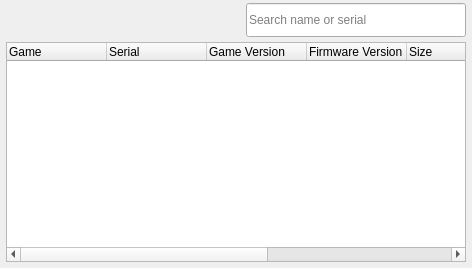
<?xml version="1.0" encoding="UTF-8"?>
<ui version="4.0">
 <class>ConfigurationListWidget</class>
 <widget class="QWidget" name="ConfigurationListWidget">
  <property name="geometry">
   <rect>
    <x>0</x>
    <y>0</y>
    <width>292</width>
    <height>268</height>
   </rect>
  </property>
  <property name="windowTitle">
   <string>Configurations</string>
  </property>
  <property name="styleSheet">
   <string notr="true" />
  </property>
  <layout class="QGridLayout" name="gridLayout">
   <property name="leftMargin">
    <number>0</number>
   </property>
   <property name="topMargin">
    <number>0</number>
   </property>
   <property name="rightMargin">
    <number>0</number>
   </property>
   <property name="bottomMargin">
    <number>0</number>
   </property>
   <item row="0" column="0">
    <layout class="QHBoxLayout" name="horizontalLayout_2">
     <property name="leftMargin">
      <number>6</number>
     </property>
     <property name="topMargin">
      <number>0</number>
     </property>
     <property name="rightMargin">
      <number>6</number>
     </property>
     <property name="bottomMargin">
      <number>6</number>
     </property>
     <item>
      <layout class="QVBoxLayout" name="verticalLayout">
       <property name="spacing">
        <number>4</number>
       </property>
       <property name="topMargin">
        <number>2</number>
       </property>
       <item>
        <layout class="QHBoxLayout" name="horizontalLayout">
         <property name="spacing">
          <number>4</number>
         </property>
         <item>
          <widget class="QToolButton" name="refresh_button">
           <property name="minimumSize">
            <size>
             <width>36</width>
             <height>36</height>
            </size>
           </property>
           <property name="text">
            <string />
           </property>
           <property name="iconSize">
            <size>
             <width>24</width>
             <height>24</height>
            </size>
           </property>
           <property name="autoRaise">
            <bool>true</bool>
           </property>
          </widget>
         </item>
         <item>
          <widget class="QToolButton" name="global_settings_button">
           <property name="minimumSize">
            <size>
             <width>36</width>
             <height>36</height>
            </size>
           </property>
           <property name="toolTip">
            <string>&lt;html&gt;&lt;head/&gt;&lt;body&gt;&lt;p&gt;Edit global settings&lt;/p&gt;&lt;/body&gt;&lt;/html&gt;</string>
           </property>
           <property name="text">
            <string />
           </property>
           <property name="iconSize">
            <size>
             <width>24</width>
             <height>24</height>
            </size>
           </property>
           <property name="autoRaise">
            <bool>true</bool>
           </property>
          </widget>
         </item>
         <item>
          <widget class="QToolButton" name="input_mapping_button">
           <property name="minimumSize">
            <size>
             <width>36</width>
             <height>36</height>
            </size>
           </property>
           <property name="toolTip">
            <string>Edit input mapping</string>
           </property>
           <property name="text">
            <string />
           </property>
           <property name="iconSize">
            <size>
             <width>24</width>
             <height>24</height>
            </size>
           </property>
           <property name="autoRaise">
            <bool>true</bool>
           </property>
          </widget>
         </item>
         <item>
          <widget class="QToolButton" name="wheel_button">
           <property name="minimumSize">
            <size>
             <width>36</width>
             <height>36</height>
            </size>
           </property>
           <property name="toolTip">
            <string>Map a racing wheel</string>
           </property>
           <property name="text">
            <string />
           </property>
           <property name="iconSize">
            <size>
             <width>24</width>
             <height>24</height>
            </size>
           </property>
           <property name="autoRaise">
            <bool>true</bool>
           </property>
          </widget>
         </item>
         <item>
          <widget class="QToolButton" name="edit_button">
           <property name="minimumSize">
            <size>
             <width>36</width>
             <height>36</height>
            </size>
           </property>
           <property name="toolTip">
            <string>Edit game config</string>
           </property>
           <property name="text">
            <string />
           </property>
           <property name="iconSize">
            <size>
             <width>24</width>
             <height>24</height>
            </size>
           </property>
           <property name="autoRaise">
            <bool>true</bool>
           </property>
          </widget>
         </item>
         <item>
          <widget class="QToolButton" name="delete_button">
           <property name="minimumSize">
            <size>
             <width>36</width>
             <height>36</height>
            </size>
           </property>
           <property name="toolTip">
            <string>Clear game config</string>
           </property>
           <property name="styleSheet">
            <string notr="true" />
           </property>
           <property name="text">
            <string />
           </property>
           <property name="iconSize">
            <size>
             <width>24</width>
             <height>24</height>
            </size>
           </property>
           <property name="autoRaise">
            <bool>true</bool>
           </property>
          </widget>
         </item>
         <item>
          <spacer name="horizontalSpacer">
           <property name="orientation">
            <enum>Qt::Horizontal</enum>
           </property>
           <property name="sizeHint" stdset="0">
            <size>
             <width>40</width>
             <height>20</height>
            </size>
           </property>
          </spacer>
         </item>
         <item>
          <widget class="QLineEdit" name="search_line_edit">
           <property name="sizePolicy">
            <sizepolicy hsizetype="Preferred" vsizetype="Fixed">
             <horstretch>0</horstretch>
             <verstretch>0</verstretch>
            </sizepolicy>
           </property>
           <property name="minimumSize">
            <size>
             <width>220</width>
             <height>34</height>
            </size>
           </property>
           <property name="maximumSize">
            <size>
             <width>320</width>
             <height>34</height>
            </size>
           </property>
           <property name="toolTip">
            <string>Search game name or serial</string>
           </property>
           <property name="placeholderText">
            <string>Search name or serial</string>
           </property>
           <property name="clearButtonEnabled">
            <bool>true</bool>
           </property>
          </widget>
         </item>
        </layout>
       </item>
       <item>
        <widget class="GameListTreeWidget" name="cfgs_list">
         <property name="sizePolicy">
          <sizepolicy hsizetype="Expanding" vsizetype="Ignored">
           <horstretch>0</horstretch>
           <verstretch>1</verstretch>
          </sizepolicy>
         </property>
         <property name="minimumSize">
          <size>
           <width>0</width>
           <height>90</height>
          </size>
         </property>
         <property name="rootIsDecorated">
          <bool>false</bool>
         </property>
         <column>
          <property name="text">
           <string>Game</string>
          </property>
         </column>
         <column>
          <property name="text">
           <string>Serial</string>
          </property>
         </column>
         <column>
          <property name="text">
           <string>Game Version</string>
          </property>
         </column>
         <column>
          <property name="text">
           <string>Firmware Version</string>
          </property>
         </column>
         <column>
          <property name="text">
           <string>Size</string>
          </property>
         </column>
         <column>
          <property name="text">
           <string>Path</string>
          </property>
         </column>
         <column>
          <property name="text">
           <string>Status</string>
          </property>
         </column>
         <column>
          <property name="text">
           <string>Comments</string>
          </property>
         </column>
        </widget>
       </item>
      </layout>
     </item>
    </layout>
   </item>
  </layout>
  <action name="refresh_action">
   <property name="text">
    <string>Refresh game list</string>
   </property>
   <property name="toolTip">
    <string>Rescan game folders for new games</string>
   </property>
  </action>
 </widget>
 <customwidgets>
  <customwidget>
   <class>GameListTreeWidget</class>
   <extends>QTreeWidget</extends>
   <header>gameListTreeWidget.h</header>
  </customwidget>
 </customwidgets>
 <resources />
 <connections />
</ui>
